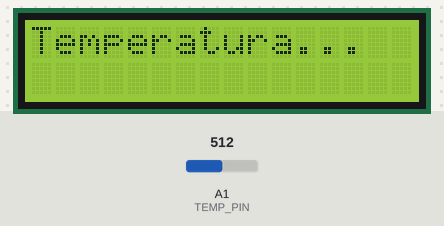
A sketch run on a simulated Arduino Uno, built with avr-gcc and run on an emulated ATmega328P. On the bench: 16×2 character LCD. Inputs (shaded band) come from the test bench; at power-on: A1 (TEMP_PIN) = 512.

Above: at 0.1 s.
At 2.2 s:
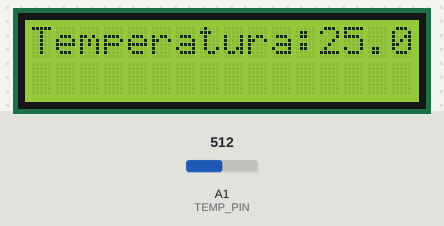

The sketch:

Es6.ino
```cpp
#include <math.h>
#include <LiquidCrystal_PCF8574.h>

const int TEMP_PIN = A1;
const float B = 4275;
const float R0 = 100000;
float t1=0;
LiquidCrystal_PCF8574 lcd(0x27);

void setup() {
  lcd.begin(16,2);
  lcd.setBacklight(255);
  lcd.home();
  lcd.clear();
  lcd.print("Temperatura...");
  delay(2*1e03);
}

void loop() {
  int a = analogRead(TEMP_PIN);
  float R = (1023.0 / (float)a) - 1.0;
  R = R * R0;
  float temp = 1.0/((log(R/R0))/B +1/298.15)-273.15;
  //aggiorno la temperatura sul display solo se è diversa da quella impostata al loop precedente
  if(t1!=temp){
    t1=temp;
    lcd.clear();
    lcd.print("Temperatura:");
    lcd.print(temp);
    }
  delay(60*1e03);
}
```
